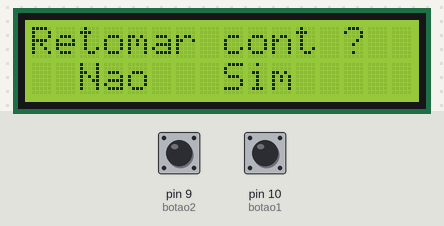
Recording of a sketch running on a simulated Arduino Uno, built with avr-gcc and run on an emulated ATmega328P. Parts: 16×2 character LCD. The test bench sets the inputs (shaded band); at power-on: pin 9 (botao2) HIGH, pin 10 (botao1) HIGH. EEPROM starts erased.

Above: at 0.8 s.
0.9 s: pin 9 (botao2) pulled LOW for 0.15 s
At 1.4 s:
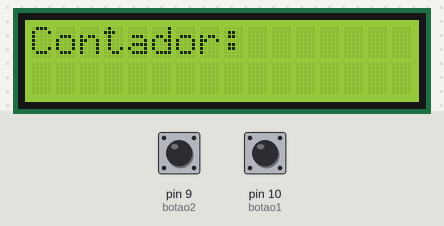
At 1.9 s:
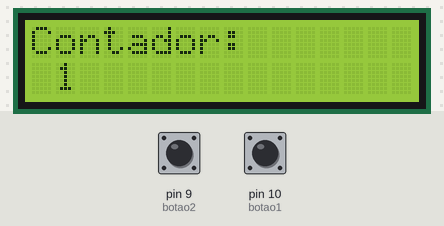
Timing chart, 0 to 3.9 s (numbered marks = the images above; inputs shaded):
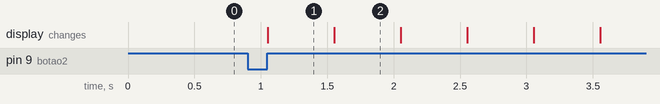

The sketch:

EEPROMLCD.ino
```cpp
/*

            O objetivo deste programa é criar um contator que seja impresso no display, a cada incremento desse contador, o programa salva o conteúdo na memória EEPROM. Sempre
     que o circuito for reiniciado, o programa irá perguntar se o usuário que retomar a contagem de onde parou ou se quer recomeçar do zero. Se o usuário quiser retomar a
     contagem, o programa le o último valor salvo na EEPROM.

            Na simulação e na prática o circuito e o programa funcionaram perfeitamente.

*/

// Inclusão de bibliotecas
#include <LiquidCrystal.h>
#include <EEPROM.h>

// Mapeamento de hardware
#define botao1 10
#define botao2 9
LiquidCrystal disp(2,   // RS
                   3,   // EN
                   4,   // D4
                   5,   // D5
                   6,   // D6
                   7);  // D7

// Protótipo de funções auxiliares
void leitura_Botoes();

// Variáveis auxiliares
int cont = 0x00;
int address = 0x00;
short option = 0x00;
boolean flagB1 = 0x00;
boolean flagB2 = 0x00;

void setup() {

    pinMode(botao1, INPUT_PULLUP);
    pinMode(botao2, INPUT_PULLUP);

    disp.begin(16,2);
    disp.clear();

    leitura_Botoes();
    disp.clear();

    disp.setCursor(0, 0);
    disp.print("Contador: ");
} // end void setup

void loop() {

    cont++;
    delay(500);

    disp.setCursor(1, 5);
    disp.print(cont);

    EEPROM.write(address, cont);
} // end void loop


// Funções auxiliares

void leitura_Botoes(){

    disp.setCursor(0, 0);
    disp.print("Retomar cont ?");
    disp.setCursor(2, 1);
    disp.print("Nao");
    disp.setCursor(8, 1);
    disp.print("Sim");

    do{

        if(!digitalRead(botao1)) flagB1 = 0x01;
        if(!digitalRead(botao2)) flagB2 = 0x01;

        if(digitalRead(botao1) && flagB1){

            flagB1 = 0x00;

            option = 0x01;
        } // end if botao1

        if(digitalRead(botao2) && flagB2){

            flagB2 = 0x00;

            option = 0x02;
        } // end if botao2

        if(option == 0x01)
            cont = EEPROM.read(address);


        if(option == 0x02){

            EEPROM.write(address, 0xFF);
            cont = 0x00;
        } // end if option == 0x02

    }while(option == 0x00);   // end do-while
} // end void leitura_Botoes
```

Measured:
- after the input at 0.9 s, the display: changes after 0.15 s (image 1)
- what the display in image 1 shows lasts 0.5 s, from 1.1 s to 1.6 s
